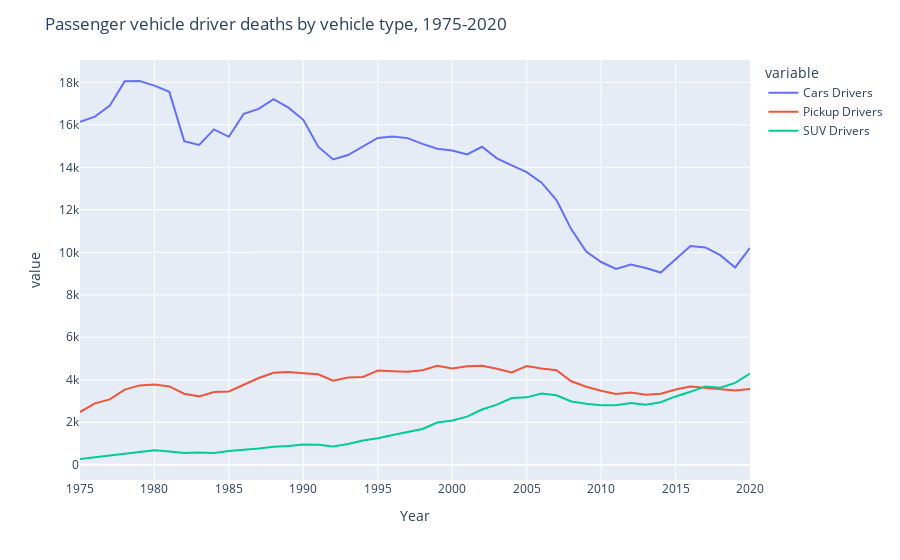

This figure's notebook cell:
### Markdown cell above
- #### <b>Line chart - Passenger vehicle <span style='background:green'>driver</span> deaths by vehicle type, 1975-2020</b>

### Code cell
fig = px.line(drivers_df, x='Year', y=drivers_df.drop(columns=['Year']).columns)
fig.update_layout(title='Passenger vehicle driver deaths by vehicle type, 1975-2020')
fig.show()

### Figure 1 — Plotly figure (JSON) as saved in the notebook; plotly's stock layout.template omitted (floating-point values rounded to 4 significant figures)
{"data": [{"hovertemplate": "variable=Cars Drivers<br>Year=%{x}<br>value=%{y}<extra></extra>", "legendgroup": "Cars Drivers", "line": {"color": "#636efa", "dash": "solid"}, "marker": {"symbol": "circle"}, "mode": "lines", "name": "Cars Drivers", "orientation": "v", "showlegend": true, "type": "scatter", "x": [1975, 1976, 1977, 1978, 1979, 1980, 1981, 1982, 1983, 1984, 1985, 1986, 1987, 1988, 1989, 1990, 1991, 1992, 1993, 1994, 1995, 1996, 1997, 1998, 1999, 2000, 2001, 2002, 2003, 2004, 2005, 2006, 2007, 2008, 2009, 2010, 2011, 2012, 2013, 2014, 2015, 2016, 2017, 2018, 2019, 2020], "xaxis": "x", "y": [16141, 16385, 16903, 18047, 18064, 17848, 17553, 15235, 15058, 15787, 15437, 16519, 16751, 17209, 16811, 16237, 14974, 14372, 14577, 14975, 15386, 15453, 15375, 15106, 14874, 14791, 14611, 14969, 14426, 14092, 13775, 13277, 12455, 11081, 10040, 9542, 9216, 9425, 9261, 9049, 9652, 10292, 10227, 9864, 9287, 10206], "yaxis": "y"}, {"hovertemplate": "variable=Pickup Drivers<br>Year=%{x}<br>value=%{y}<extra></extra>", "legendgroup": "Pickup Drivers", "line": {"color": "#EF553B", "dash": "solid"}, "marker": {"symbol": "circle"}, "mode": "lines", "name": "Pickup Drivers", "orientation": "v", "showlegend": true, "type": "scatter", "x": [1975, 1976, 1977, 1978, 1979, 1980, 1981, 1982, 1983, 1984, 1985, 1986, 1987, 1988, 1989, 1990, 1991, 1992, 1993, 1994, 1995, 1996, 1997, 1998, 1999, 2000, 2001, 2002, 2003, 2004, 2005, 2006, 2007, 2008, 2009, 2010, 2011, 2012, 2013, 2014, 2015, 2016, 2017, 2018, 2019, 2020], "xaxis": "x", "y": [2481, 2890, 3076, 3535, 3734, 3776, 3687, 3345, 3219, 3422, 3446, 3764, 4082, 4332, 4365, 4307, 4256, 3958, 4105, 4130, 4431, 4402, 4376, 4452, 4658, 4535, 4641, 4658, 4522, 4344, 4642, 4528, 4451, 3929, 3670, 3484, 3335, 3395, 3291, 3338, 3544, 3684, 3613, 3546, 3500, 3563], "yaxis": "y"}, {"hovertemplate": "variable=SUV Drivers<br>Year=%{x}<br>value=%{y}<extra></extra>", "legendgroup": "SUV Drivers", "line": {"color": "#00cc96", "dash": "solid"}, "marker": {"symbol": "circle"}, "mode": "lines", "name": "SUV Drivers", "orientation": "v", "showlegend": true, "type": "scatter", "x": [1975, 1976, 1977, 1978, 1979, 1980, 1981, 1982, 1983, 1984, 1985, 1986, 1987, 1988, 1989, 1990, 1991, 1992, 1993, 1994, 1995, 1996, 1997, 1998, 1999, 2000, 2001, 2002, 2003, 2004, 2005, 2006, 2007, 2008, 2009, 2010, 2011, 2012, 2013, 2014, 2015, 2016, 2017, 2018, 2019, 2020], "xaxis": "x", "y": [270, 347, 434, 519, 596, 684, 623, 549, 575, 557, 645, 690, 765, 850, 877, 951, 943, 863, 977, 1140, 1248, 1399, 1537, 1686, 1986, 2086, 2265, 2599, 2829, 3139, 3171, 3347, 3269, 2975, 2872, 2801, 2802, 2903, 2828, 2941, 3216, 3432, 3688, 3629, 3852, 4290], "yaxis": "y"}], "layout": {"legend": {"title": {"text": "variable"}, "tracegroupgap": 0}, "margin": {"t": 60}, "title": {"text": "Passenger vehicle driver deaths by vehicle type, 1975-2020"}, "xaxis": {"anchor": "y", "domain": [0, 1], "title": {"text": "Year"}}, "yaxis": {"anchor": "x", "domain": [0, 1], "title": {"text": "value"}}}}
